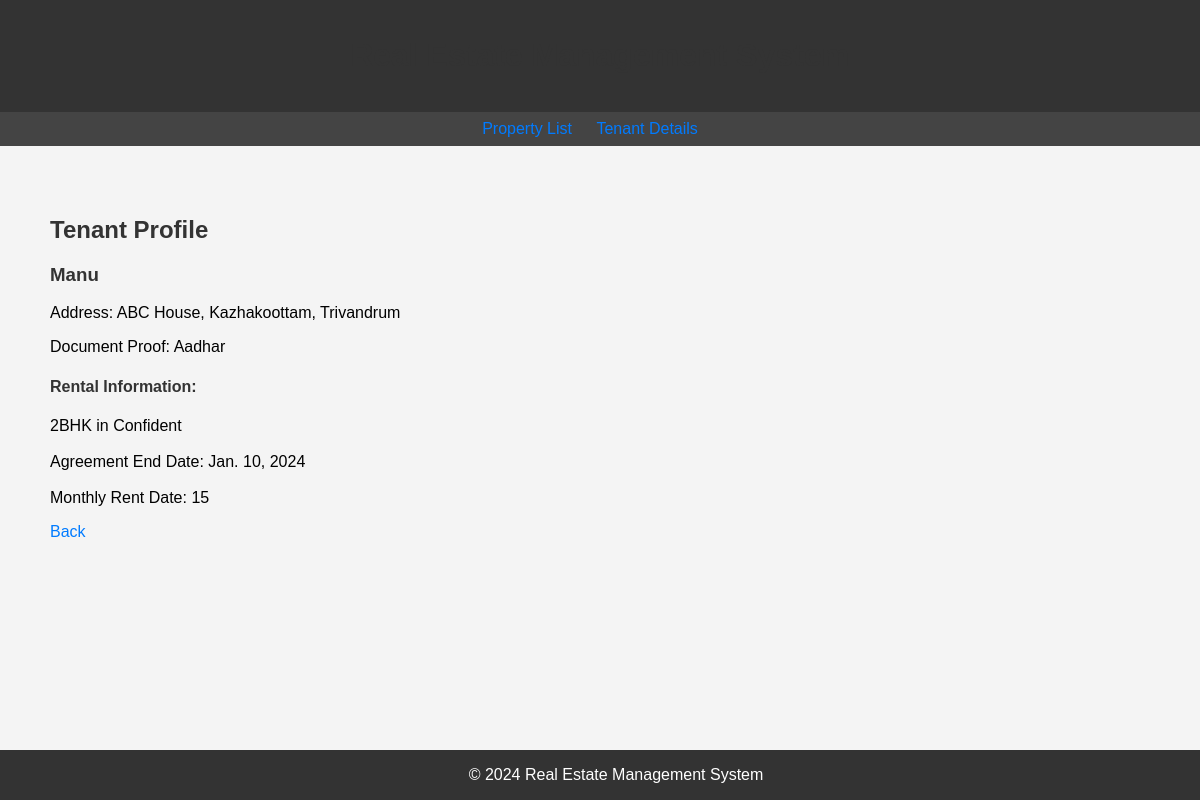
The app's page /tenant-profile/1/ (signed in) with its own data.
### realestate_app/models.py (models this page shows, shortened)
class Tenant(models.Model):
    username=models.CharField(max_length=255,null=True,blank=False)
    address = models.TextField()
    document_proof = models.CharField(max_length=255)

class RentalDetails(models.Model):
    tenant = models.ForeignKey(Tenant, on_delete=models.CASCADE)
    unit = models.ForeignKey(Unit, on_delete=models.CASCADE)
    agreement_end_date = models.DateField()
    monthly_rent_date = models.PositiveIntegerField(validators=[MinValueValidator(1), MaxValueValidator(31)])

class Unit(models.Model):
    property = models.ForeignKey(Property, on_delete=models.CASCADE)
    rent_cost = models.DecimalField(max_digits=10, decimal_places=2)
    type_choices = [('1BHK', '1BHK'), ('2BHK', '2BHK'), ('3BHK', '3BHK'), ('4BHK', '4BHK')]
    type = models.CharField(max_length=4, choices=type_choices)

class Property(models.Model):
    name = models.CharField(max_length=255)
    address = models.TextField()
    location = models.CharField(max_length=255)

### realestate_app/views.py (the view)
# urls.py: path('tenant-profile/<int:tenant_id>/', views.tenant_profile, name='tenant_profile'),
@login_required(login_url='/accounts/login/')
def tenant_profile(request, tenant_id):
    tenant = get_object_or_404(Tenant, pk=tenant_id)
    rental_details = RentalDetails.objects.filter(tenant=tenant)
    return render(request, 'tenant_profile.html', {'tenant': tenant, 'rental_details': rental_details})

### realestate_app/templates/tenant_profile.html
{% extends 'base.html' %}
{% block content %}
  <h2>Tenant Profile</h2>
  <h3>{{ tenant.username }}</h3>
  <p>Address: {{ tenant.address }}</p>
  <p>Document Proof: {{ tenant.document_proof }}</p>
  <h4>Rental Information:</h4>
  <ul>
    {% for rental_detail in rental_details %}
      <li>{{ rental_detail.unit.type }} in {{ rental_detail.unit.property.name }} </li><br>
      <li>Agreement End Date: {{ rental_detail.agreement_end_date }}</li><br>
       <li>Monthly Rent Date: {{ rental_detail.monthly_rent_date }}</li>
    {% endfor %}
  </ul>
  <a href="{% url 'tenant_list' %}">Back</a>
{% endblock %}

### realestate_app/templates/base.html (style rules this page uses)
body { font-family: 'Arial', sans-serif; margin: 0; padding: 0; background-color: #f4f4f4; }
h1, h2, h3, h4 { color: #333; }
a { color: #007bff; text-decoration: none; }
ul { list-style-type: none; padding: 0; }
li { margin-bottom: 3 0px; }

### records on screen
Tenant: username "Manu", address "ABC House, Kazhakoottam, Trivandrum", document_proof "Aadhar"
RentalDetails: unit.type "2BHK", unit.property.name "Confident", agreement_end_date "Jan. 10, 2024", monthly_rent_date "15"
